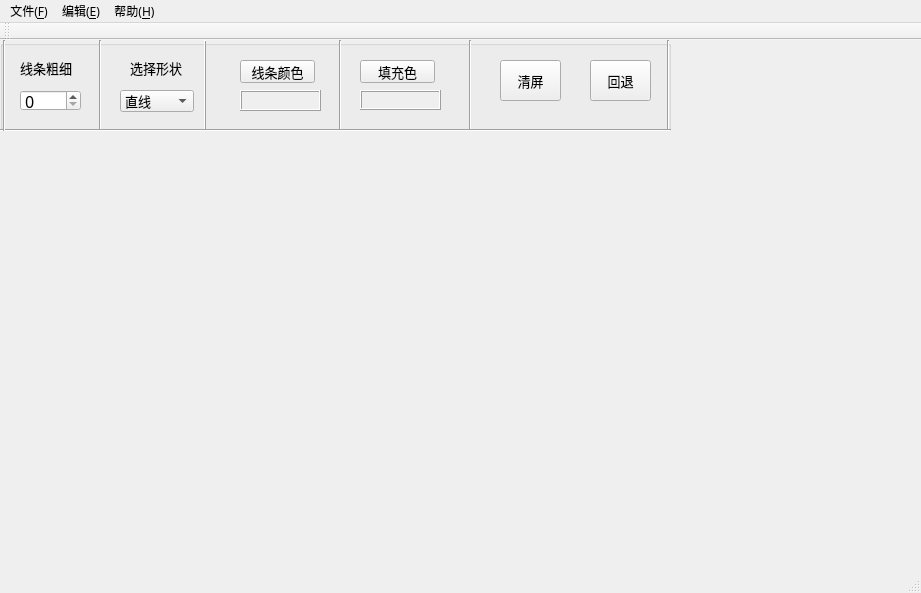
<?xml version="1.0" encoding="UTF-8"?>
<ui version="4.0">
 <class>PaintPanelMainWindow</class>
 <widget class="QMainWindow" name="PaintPanelMainWindow">
  <property name="enabled">
   <bool>true</bool>
  </property>
  <property name="geometry">
   <rect>
    <x>0</x>
    <y>0</y>
    <width>921</width>
    <height>593</height>
   </rect>
  </property>
  <property name="font">
   <font>
    <family>宋体</family>
    <italic>false</italic>
    <strikeout>false</strikeout>
    <kerning>true</kerning>
   </font>
  </property>
  <property name="cursor">
   <cursorShape>ArrowCursor</cursorShape>
  </property>
  <property name="contextMenuPolicy">
   <enum>Qt::ActionsContextMenu</enum>
  </property>
  <property name="acceptDrops">
   <bool>false</bool>
  </property>
  <property name="windowTitle">
   <string notr="true">PaintPanelMainWindow</string>
  </property>
  <property name="windowFilePath">
   <string notr="true"/>
  </property>
  <property name="toolButtonStyle">
   <enum>Qt::ToolButtonTextBesideIcon</enum>
  </property>
  <property name="animated">
   <bool>false</bool>
  </property>
  <property name="documentMode">
   <bool>false</bool>
  </property>
  <property name="tabShape">
   <enum>QTabWidget::Triangular</enum>
  </property>
  <widget class="QWidget" name="centralWidget">
   <widget class="QGroupBox" name="selectGroupBox">
    <property name="geometry">
     <rect>
      <x>0</x>
      <y>0</y>
      <width>671</width>
      <height>91</height>
     </rect>
    </property>
    <property name="title">
     <string/>
    </property>
    <widget class="QLabel" name="lineSelectLabel">
     <property name="geometry">
      <rect>
       <x>20</x>
       <y>20</y>
       <width>61</width>
       <height>16</height>
      </rect>
     </property>
     <property name="font">
      <font>
       <pointsize>10</pointsize>
      </font>
     </property>
     <property name="text">
      <string>线条粗细</string>
     </property>
    </widget>
    <widget class="QSpinBox" name="lineSelectSpinBox">
     <property name="geometry">
      <rect>
       <x>20</x>
       <y>50</y>
       <width>61</width>
       <height>21</height>
      </rect>
     </property>
     <property name="font">
      <font>
       <pointsize>12</pointsize>
      </font>
     </property>
     <property name="maximum">
      <number>10</number>
     </property>
    </widget>
    <widget class="Line" name="line">
     <property name="geometry">
      <rect>
       <x>90</x>
       <y>0</y>
       <width>20</width>
       <height>91</height>
      </rect>
     </property>
     <property name="orientation">
      <enum>Qt::Vertical</enum>
     </property>
    </widget>
    <widget class="QPushButton" name="lineColorPushButton">
     <property name="geometry">
      <rect>
       <x>240</x>
       <y>20</y>
       <width>75</width>
       <height>23</height>
      </rect>
     </property>
     <property name="font">
      <font>
       <pointsize>10</pointsize>
      </font>
     </property>
     <property name="text">
      <string>线条颜色</string>
     </property>
    </widget>
    <widget class="QFrame" name="lineColorFrame">
     <property name="geometry">
      <rect>
       <x>240</x>
       <y>50</y>
       <width>81</width>
       <height>21</height>
      </rect>
     </property>
     <property name="autoFillBackground">
      <bool>true</bool>
     </property>
     <property name="frameShape">
      <enum>QFrame::Box</enum>
     </property>
     <property name="frameShadow">
      <enum>QFrame::Raised</enum>
     </property>
    </widget>
    <widget class="Line" name="line_2">
     <property name="windowModality">
      <enum>Qt::NonModal</enum>
     </property>
     <property name="geometry">
      <rect>
       <x>140</x>
       <y>0</y>
       <width>131</width>
       <height>91</height>
      </rect>
     </property>
     <property name="inputMethodHints">
      <set>Qt::ImhNone</set>
     </property>
     <property name="frameShadow">
      <enum>QFrame::Raised</enum>
     </property>
     <property name="lineWidth">
      <number>1</number>
     </property>
     <property name="orientation">
      <enum>Qt::Vertical</enum>
     </property>
    </widget>
    <widget class="Line" name="line_3">
     <property name="geometry">
      <rect>
       <x>330</x>
       <y>0</y>
       <width>20</width>
       <height>91</height>
      </rect>
     </property>
     <property name="orientation">
      <enum>Qt::Vertical</enum>
     </property>
    </widget>
    <widget class="QPushButton" name="fillColorPushButton">
     <property name="enabled">
      <bool>true</bool>
     </property>
     <property name="geometry">
      <rect>
       <x>360</x>
       <y>20</y>
       <width>75</width>
       <height>23</height>
      </rect>
     </property>
     <property name="font">
      <font>
       <pointsize>10</pointsize>
      </font>
     </property>
     <property name="text">
      <string>填充色</string>
     </property>
    </widget>
    <widget class="QFrame" name="fillColorFrame">
     <property name="geometry">
      <rect>
       <x>360</x>
       <y>50</y>
       <width>81</width>
       <height>20</height>
      </rect>
     </property>
     <property name="autoFillBackground">
      <bool>true</bool>
     </property>
     <property name="frameShape">
      <enum>QFrame::Box</enum>
     </property>
     <property name="frameShadow">
      <enum>QFrame::Raised</enum>
     </property>
    </widget>
    <widget class="Line" name="line_4">
     <property name="geometry">
      <rect>
       <x>460</x>
       <y>0</y>
       <width>20</width>
       <height>91</height>
      </rect>
     </property>
     <property name="orientation">
      <enum>Qt::Vertical</enum>
     </property>
    </widget>
    <widget class="QPushButton" name="clearPushButton">
     <property name="geometry">
      <rect>
       <x>500</x>
       <y>20</y>
       <width>61</width>
       <height>41</height>
      </rect>
     </property>
     <property name="font">
      <font>
       <pointsize>10</pointsize>
      </font>
     </property>
     <property name="text">
      <string>清屏</string>
     </property>
    </widget>
    <widget class="QPushButton" name="delPushButton">
     <property name="geometry">
      <rect>
       <x>590</x>
       <y>20</y>
       <width>61</width>
       <height>41</height>
      </rect>
     </property>
     <property name="font">
      <font>
       <pointsize>10</pointsize>
      </font>
     </property>
     <property name="text">
      <string>回退</string>
     </property>
    </widget>
    <widget class="Line" name="line_5">
     <property name="geometry">
      <rect>
       <x>690</x>
       <y>0</y>
       <width>20</width>
       <height>91</height>
      </rect>
     </property>
     <property name="orientation">
      <enum>Qt::Vertical</enum>
     </property>
    </widget>
    <widget class="QComboBox" name="shapSelectComboBox">
     <property name="geometry">
      <rect>
       <x>120</x>
       <y>50</y>
       <width>74</width>
       <height>22</height>
      </rect>
     </property>
     <property name="sizePolicy">
      <sizepolicy hsizetype="Fixed" vsizetype="Fixed">
       <horstretch>0</horstretch>
       <verstretch>0</verstretch>
      </sizepolicy>
     </property>
     <property name="font">
      <font>
       <family>宋体</family>
       <pointsize>10</pointsize>
       <weight>50</weight>
       <bold>false</bold>
      </font>
     </property>
     <property name="mouseTracking">
      <bool>true</bool>
     </property>
     <property name="contextMenuPolicy">
      <enum>Qt::NoContextMenu</enum>
     </property>
     <property name="editable">
      <bool>false</bool>
     </property>
     <item>
      <property name="text">
       <string>直线</string>
      </property>
     </item>
     <item>
      <property name="text">
       <string>圆形</string>
      </property>
     </item>
     <item>
      <property name="text">
       <string>长方形</string>
      </property>
     </item>
     <item>
      <property name="text">
       <string>画笔</string>
      </property>
     </item>
    </widget>
    <widget class="QLabel" name="shapeSelectLabel">
     <property name="geometry">
      <rect>
       <x>130</x>
       <y>20</y>
       <width>71</width>
       <height>16</height>
      </rect>
     </property>
     <property name="font">
      <font>
       <pointsize>10</pointsize>
      </font>
     </property>
     <property name="text">
      <string>选择形状</string>
     </property>
    </widget>
    <widget class="Line" name="line_6">
     <property name="geometry">
      <rect>
       <x>660</x>
       <y>0</y>
       <width>16</width>
       <height>91</height>
      </rect>
     </property>
     <property name="orientation">
      <enum>Qt::Vertical</enum>
     </property>
    </widget>
    <widget class="Line" name="line_7">
     <property name="geometry">
      <rect>
       <x>0</x>
       <y>80</y>
       <width>671</width>
       <height>20</height>
      </rect>
     </property>
     <property name="orientation">
      <enum>Qt::Horizontal</enum>
     </property>
    </widget>
    <widget class="Line" name="line_8">
     <property name="geometry">
      <rect>
       <x>-11</x>
       <y>0</y>
       <width>31</width>
       <height>91</height>
      </rect>
     </property>
     <property name="orientation">
      <enum>Qt::Vertical</enum>
     </property>
    </widget>
   </widget>
  </widget>
  <widget class="QMenuBar" name="menuBar">
   <property name="geometry">
    <rect>
     <x>0</x>
     <y>0</y>
     <width>921</width>
     <height>23</height>
    </rect>
   </property>
   <widget class="QMenu" name="fileMenu">
    <property name="title">
     <string>文件(&amp;F)</string>
    </property>
    <addaction name="newAction"/>
    <addaction name="openAction"/>
    <addaction name="separator"/>
    <addaction name="saveAction"/>
    <addaction name="SaveAsAction"/>
   </widget>
   <widget class="QMenu" name="editMenu">
    <property name="title">
     <string>编辑(&amp;E)</string>
    </property>
   </widget>
   <widget class="QMenu" name="helpMenu">
    <property name="title">
     <string>帮助(&amp;H)</string>
    </property>
   </widget>
   <addaction name="fileMenu"/>
   <addaction name="editMenu"/>
   <addaction name="helpMenu"/>
  </widget>
  <widget class="QToolBar" name="mainToolBar">
   <attribute name="toolBarArea">
    <enum>TopToolBarArea</enum>
   </attribute>
   <attribute name="toolBarBreak">
    <bool>false</bool>
   </attribute>
  </widget>
  <widget class="QStatusBar" name="statusBar"/>
  <action name="newAction">
   <property name="text">
    <string>新建(&amp;N)</string>
   </property>
  </action>
  <action name="action_S">
   <property name="text">
    <string>保存(&amp;S)</string>
   </property>
  </action>
  <action name="action_A">
   <property name="text">
    <string>另存为(A)</string>
   </property>
  </action>
  <action name="openAction">
   <property name="text">
    <string>打开(&amp;O)</string>
   </property>
  </action>
  <action name="saveAction">
   <property name="text">
    <string>保存(&amp;S)</string>
   </property>
  </action>
  <action name="SaveAsAction">
   <property name="text">
    <string>另存为(A)</string>
   </property>
  </action>
 </widget>
 <layoutdefault spacing="6" margin="11"/>
 <tabstops>
  <tabstop>clearPushButton</tabstop>
 </tabstops>
 <resources/>
 <connections/>
</ui>
